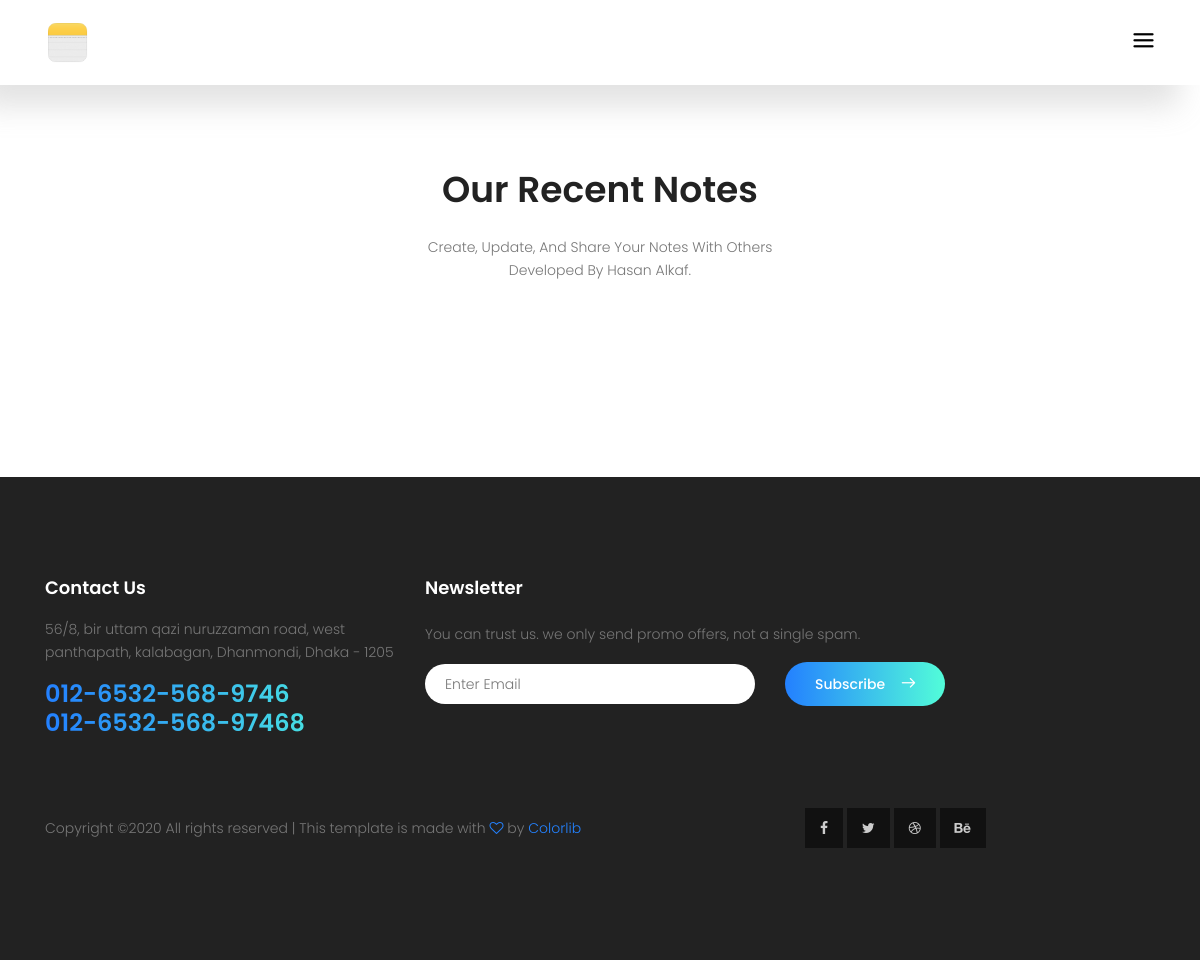
The app's page /notes/, older data.
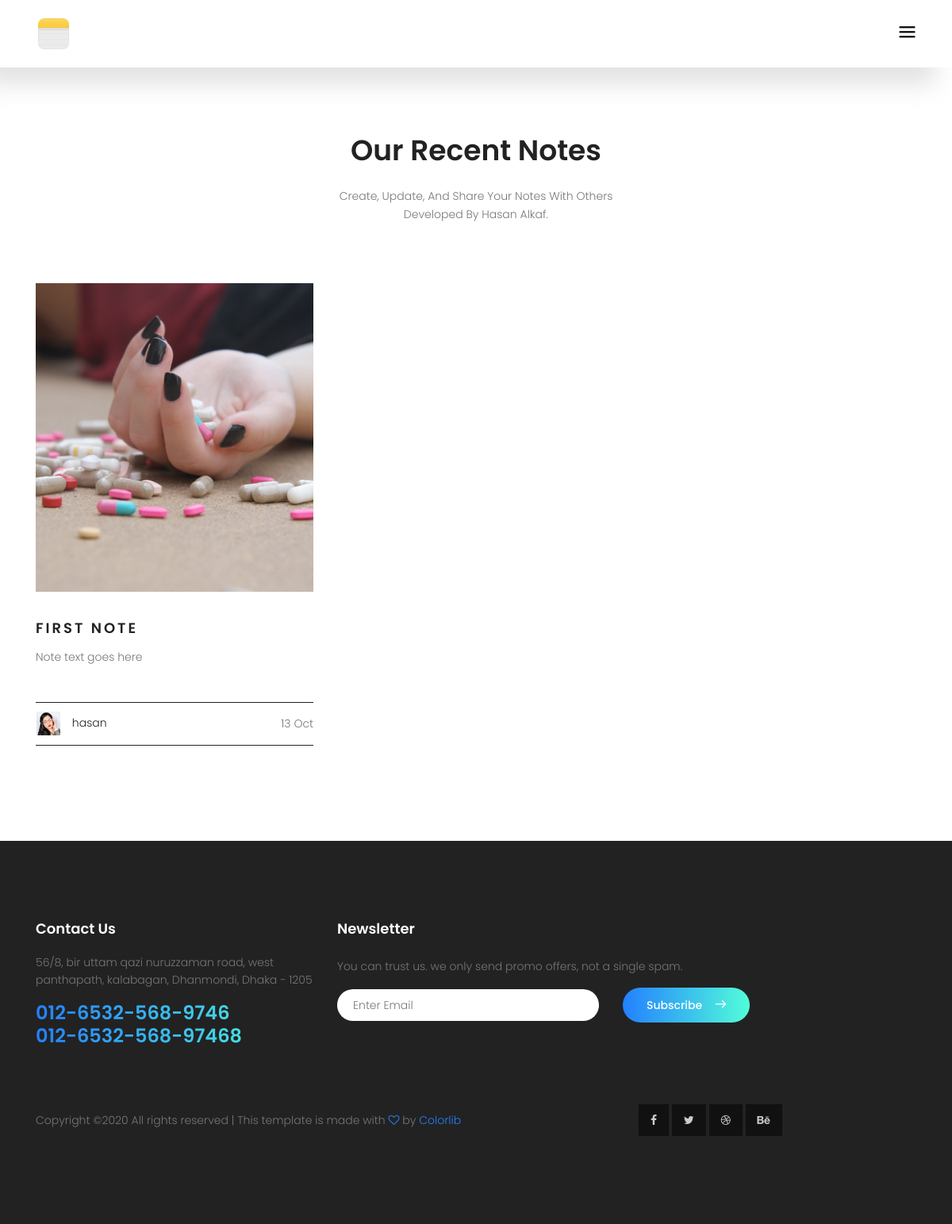
The same page, newer data.
### notes_app/models.py (models this page shows, shortened)
class Note(models.Model):
    user = models.ForeignKey(User, on_delete=models.CASCADE)
    title = models.CharField(max_length=50)
    slug = models.SlugField(null = True, blank=True)
    content = models.TextField(blank=True)
    created = models.DateTimeField(blank=True, default=datetime.datetime.now)
    active = models.BooleanField(default=True)
    tags = models.CharField(blank=True, max_length=100)

### notes_app/views.py (the view)
def all_notes(request):
    all_notes = Note.objects.all()
    context ={
        'all_notes' : all_notes
    }
    return render(request, 'notes.html', context)

### notes_app/templates/notes.html
{% extends "base.html" %}
{% load static %}
{% block body %}
    <section class="blog-area section-gap">
      <div class="container">
        <div class="row justify-content-center">
          <div class="col-md-8 pb-30 header-text">
            <h1>Our Recent Notes</h1>
            <p>
              Create, Update, And Share Your Notes With Others <br> Developed By Hasan Alkaf.
            </p>
          </div>
        </div>
        <div class="row">
          {% for note in all_notes %}
          <div class="single-blog col-lg-4 col-md-4">
            <img class="f-img img-fluid mx-auto" src="{% static 'home-static/img/b1.jpg' %}" alt="">
            <h4>
              <a href="{% url 'notes:note_detail' note.slug %}">{{note.title}}</a>
            </h4>
            <p>
              {{note.content}}	</p>
            <div class="bottom d-flex justify-content-between align-items-center flex-wrap">
              <div>
                <img class="img-fluid" src="{% static 'home-static/img/user.png' %}" alt="">
                <a href="#"><span>{{note.user.username}}</span></a>
              </div>
              <div class="meta">
                {{note.created|date:"j M"}}
              </div>
            </div>
          </div>
          {% endfor %}
        </div>
      </div>
    </section>
{% endblock %}

Row changes from the older to the newer data that the page shows:
added Note: title "FIRST NOTE", content "Note text goes here", user.username "hasan", created "13 Oct"
